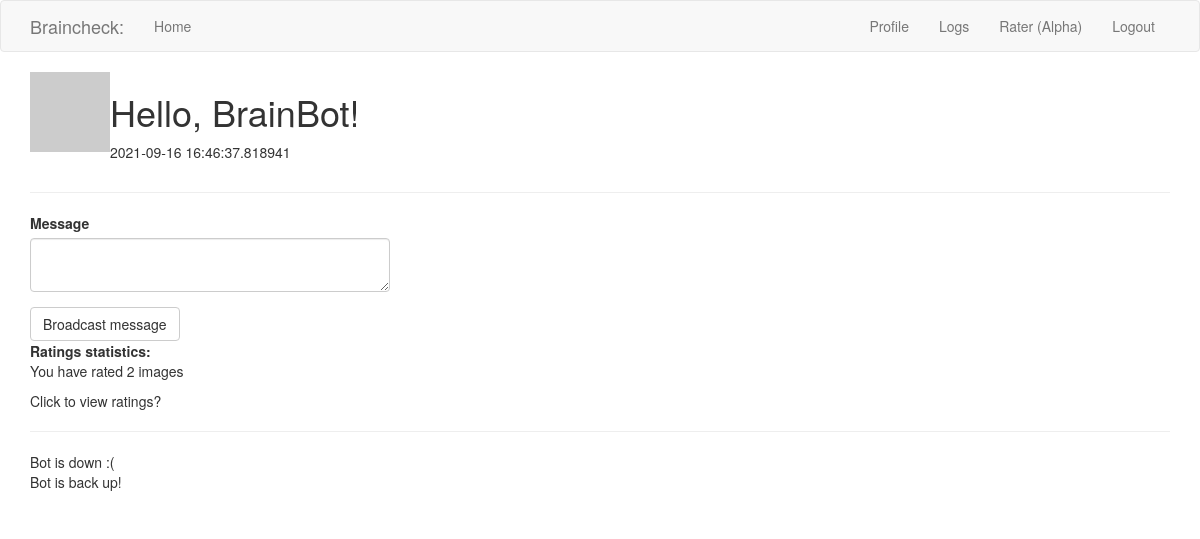
Screenshot of /user/BrainBot (signed in) with the database file from the repository.
### app/models.py (models this page shows, shortened)
class Usernames(db.Model, UserMixin):
    __tablename__ = 'usernames'
    id = db.Column(db.Integer, primary_key=True)
    username = db.Column(db.String, index=True, unique=True)
    pass_hash = db.Column(db.String)
    about_me = db.Column(db.String(140))
    last_seen = db.Column(db.DateTime, default=datetime.utcnow)
    broadcasts = db.relationship('Broadcasts', backref='mod', lazy='dynamic')
    scan_ratings = db.relationship('ScanRater', backref='scan_rater', lazy = 'dynamic')
    def avatar(self, size):
        digest = md5(self.username.lower().encode('utf-8')).hexdigest()
        return 'https://gravatar.com/avatar/{}?d=identicon&s={}'.format(digest, size)

class Broadcasts(db.Model):
    __tablename__ = 'broadcasts'
    id = db.Column(db.Integer, primary_key=True)
    broadcast = db.Column(db.String, nullable=False)
    timestamp = db.Column(db.DateTime, index=True, default=datetime.utcnow)
    user_id = db.Column(db.Integer, db.ForeignKey('usernames.id'))

### app/routes.py (the view)
@app.route('/user/<username>', methods=['GET', 'POST'])
@login_required
def user(username):
    user = Usernames.query.filter_by(username=username).first_or_404()
    announcements = db.session.query(Broadcasts).all()
    form = Notifications()
    if form.validate_on_submit():
        message = Broadcasts(broadcast=form.notif.data)
        db.session.add(message)
        db.session.commit()
        flash('Message has been sent to the site.')
        return redirect(url_for('user', username=current_user.username))
    user_ratings = db.session.query(Usernames.username, db.func.count(Usernames.id)).\
        join(Usernames.scan_ratings).group_by(Usernames.id).all()
    user_ratings = {user:num for user,num in user_ratings}
    return render_template('user.html', user=user, announcements=announcements, form=form, user_ratings=user_ratings)

### app/forms.py
class Notifications(FlaskForm):
    notif = TextAreaField('Message', validators=[DataRequired()])
    submit = SubmitField('Broadcast message')

### app/models.py (called while the page is built)
@login.user_loader
def load_user(id):
    return Usernames.query.get(int(id))

### app/routes.py (called while the page is built)
@app.before_request
def before_request():
    if current_user.is_authenticated:
        current_user.last_seen = datetime.utcnow()
        db.session.commit()

### app/templates/user.html (shortened to what this page needs)
{% extends "base.html" %}
{% import 'bootstrap/wtf.html' as wtf %}
{% block app_content %}
    <table>
        <tr valign="top">
            <td><img src="{{ user.avatar(128) }}"></td>
            <td>
                <h1>Hello, {{ user.username }}!</h1>
                {% if user.last_seen %}<p>{{ user.last_seen }}</p>{% endif %}
            </td>
        </tr>
    </table>
    {% if current_user.username == 'admin' %}
    <hr>
    <div class='row'>
        <div class="col-md-4">
            {{ wtf.quick_form(form) }}
        </div>
    </div>
    {% endif %}
    <div>
        <b>Ratings statistics: </b>
        {% if current_user.username in user_ratings.keys() %}
        <p>You have rated {{ user_ratings[current_user.username] }} images</p>
        {% else %}
        <p>You haven't rated any images yet! <a href="{{ url_for('rater') }}">Go rate some now!</a></p>
        {% endif %}
        <p>Click to view ratings?</p>
    </div>
    <hr>
    {% for announcement in announcements %}
        {{ announcement.broadcast }} <br>
    {% endfor %} <br>
{% endblock %}

### rows the page displays
Usernames: username "BrainBot", last_seen "2021-09-16 16:46:37.818941"
Usernames: username "2"
Broadcasts: broadcast "Bot is down :("
Broadcasts: broadcast "Bot is back up!"
